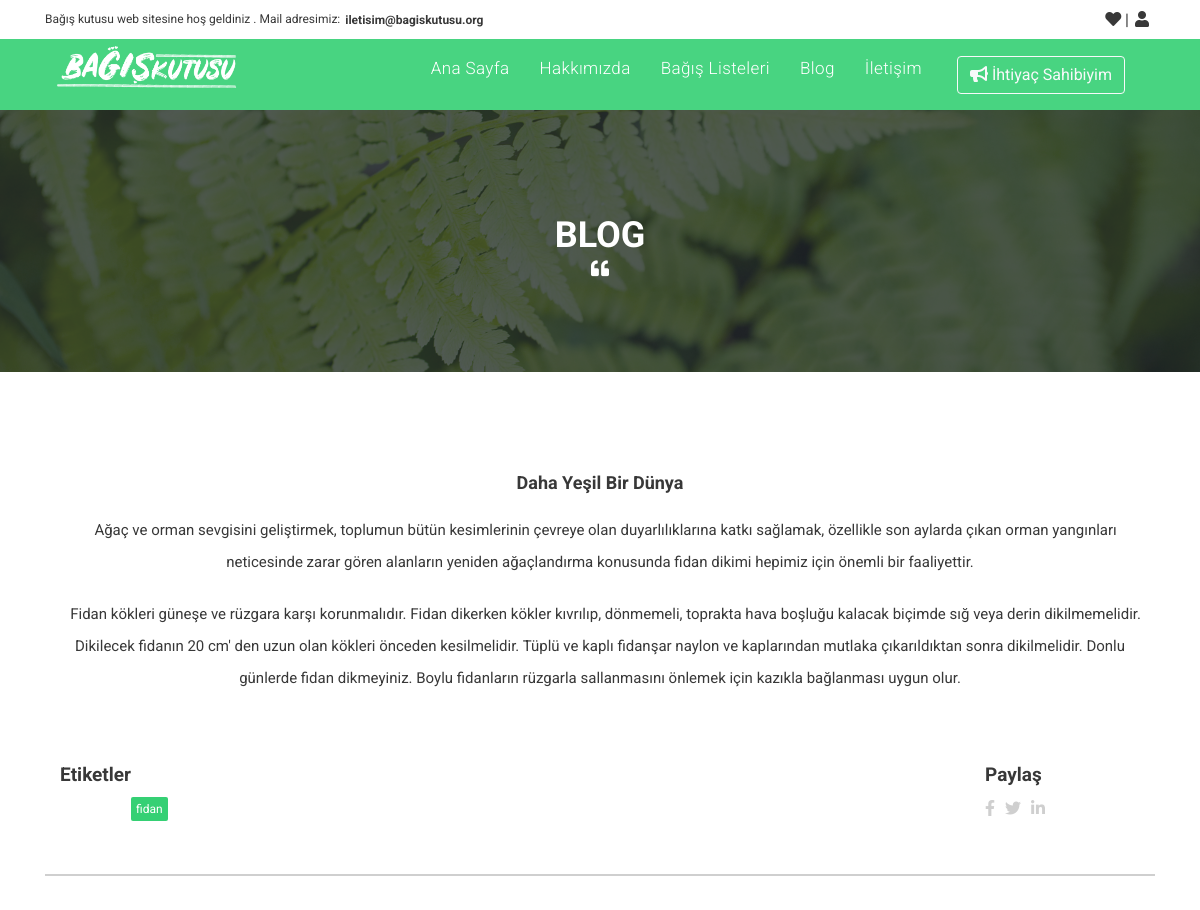
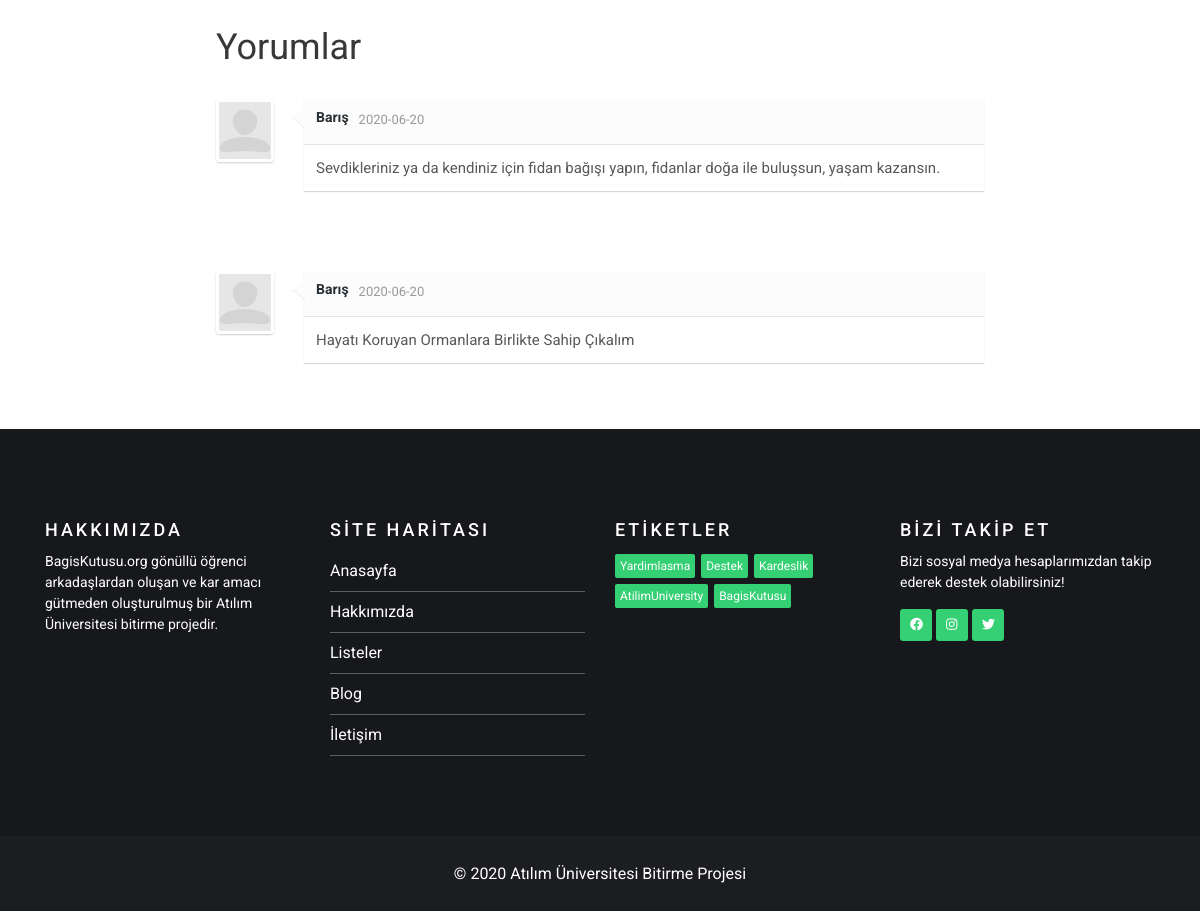
The page /blog/gucsuzler-yurdu-dernegi-daha-yesil-bir-dunya-158 on the database its author committed (2 pictures, top to bottom).
### tables this page shows
CREATE TABLE `blog` (
  `blogID` int(11) NOT NULL,
  `societID` int(11) NOT NULL,
  `tag` varchar(55) NOT NULL,
  `date` date NOT NULL DEFAULT current_timestamp(),
  `text` text NOT NULL,
  `title` varchar(100) NOT NULL,
  `blogLink` varchar(100) NOT NULL,
  `b_image` text NOT NULL
);

CREATE TABLE `comment` (
  `commentID` int(11) NOT NULL,
  `userID` int(11) NOT NULL,
  `blogID` int(11) NOT NULL,
  `comment` text NOT NULL,
  `date` date NOT NULL DEFAULT current_timestamp(),
  `commentIp` int(100) NOT NULL
);

CREATE TABLE `user` (
  `userID` int(11) NOT NULL,
  `userName` varchar(55) NOT NULL,
  `userMail` varchar(55) NOT NULL,
  `userPass` varchar(300) NOT NULL
);

### app/controller/blog.php (called while the page is built, shortened)
<?php
if(empty(url(1))){
   header('Refresh:0; url='.site_url('index'));
}else{
    $blogInfo = $db->select('blog')
                      ->where('blogLink',filterUrl(url(1)))
                      ->run(true);
      $commentList = $db->select('comment')
                ->join('user', '%s.userID = %s.userID')
                ->where('blogID',$blogInfo['blogID'])
                ->run();
}
require view('blog');
?>

### index.php (called while the page is built, shortened)
<?php
$_url = get('url');
$_url = array_filter(explode('/',$_url));
require controller($_url[0]);
?>

### app/classes/class.basicdb.php (called while the page is built, shortened)
<?php
class BasicDB extends \PDO
{
    private $sql;
    private $tableName;
    private $where;
    private $join;
    public function select($tableName)
    {
        $this->sql = 'SELECT * FROM `' . $tableName . '`';
        $this->tableName = $tableName;
        return $this;
    }
    public function where($column, $value = '', $mark = '=', $logical = '&&')
    {
        $this->where[] = array(
            $column,
            $value,
            $mark,
            $logical
        );
        return $this;
    }
    public function join($targetTable, $joinSql, $joinType = 'inner')
    {
        $this->join[] = ' ' . strtoupper($joinType) . ' JOIN ' . $targetTable . ' ON ' . sprintf($joinSql, $targetTable, $this->tableName);
        return $this;
    }
    public function run($single = false)
    {
        if ($this->join) {
            $this->sql .= implode(' ', $this->join);
            $this->join = null;
        }
        $query = $this->query($this->sql);
        if ($single){
            return $query->fetch(parent::FETCH_ASSOC);
        }
        else{
            return $query->fetchAll(parent::FETCH_ASSOC);
        }
    }
    private function get_where()
    {
        if (is_array($this->where) && count($this->where) > 0) {
            $this->sql .= ' WHERE ';
            $where = array();
            foreach ($this->where as $key => $arg) {
                if (strstr($arg[1], 'FIND_IN_SET')) {
                    $where[] = ($key > 0 ? $arg[3] : null) . $arg[1];
                } else {
                    $where[] = ($key > 0 ? $arg[3] : null) . ' `' . $arg[0] . '` ' . strtoupper($arg[2]) . ' ' . (strstr($arg[2], 'IN') ? '(' : '"') . $arg[1] . (strstr($arg[2], 'IN') ? ')' : '"');
                }
            }
            $this->sql .= implode(' ', $where);
            $this->where = null;
        }
    }
}

### app/helper/url.php (called while the page is built, shortened)
<?php
function filterUrl($str){
  return htmlspecialchars(trim($str));
}
function get($name){
  if (isset($_GET[$name])) {
      return filterUrl($_GET[$name]);
  }
  return false;
}
function url($index){
  global $_url;
  if (isset($_url[$index]))
    return $_url[$index];
  return false;
}
function asset_url($url = null){
  return url . '/assets/' .$url;
}
?>

### app/view/blog.php (the view, shortened to what this page needs)
       <div class="blog-page-back">
       <div class=" blog-page-text ">
            <div class="container">
                <h2 class="blog-page-txt">BLOG</h2>
            </div>
            <div class="list-img">
                <i class="fas fa-quote-left"></i>
            </div>
       </div>
    </div>
<div class="container blog-page-content">
  <div class="container blog-page"> <img  src="<?php echo asset_url('img/blog/').$blogInfo['b_image']; ?>" alt="" srcset="" ></div>
  <h3><?php echo $blogInfo['title']; ?></h3>
  <p><?php echo htmlspecialchars_decode($blogInfo['text']); ?></p>
    <div class="container">
        <div class="row">
            <div class="col-xl-10 col-lg-10 col-md-8 col-sm-8 col-8 etichet-blog">
                <h4>Etiketler</h4>
                    <div class="tags blog-tags">
                        <ul style="margin-top: 80px;">
                            <li><a href="#"> <?php echo $blogInfo['tag']; ?> </a></li>
                        </ul>
                </div>
            </div>
            <div class="col-xl-2 col-lg-2 col-md-4 col-sm-4 col-4 etichet-blog-left">
                <h4>Paylaş</h4>
                <div class="row">
                    <div class="col-xl-6 col-lg-6 col-md-4 col-sm-6 col-6 blog-share">
                        <a href="https://www.facebook.com/login.php?skip_api_login=1&api_key=966242223397117&signed_next=1&next=https%3A%2F%2Fwww.facebook.com%2Fsharer%2Fsharer.php%3Fu%3Dhttps%253A%252F%252Fbagiskutusu.org&cancel_url=https%3A%2F%2Fwww.facebook.com%2Fdialog%2Fclose_window%2F%3Fapp_id%3D966242223397117%26connect%3D0%23_%3D_&display=popup&locale=tr_TR"><i class="fab fa-facebook-f fb"></i></a>
                        <a href="https://twitter.com/intent/tweet?text=Ba%C4%9F%C4%B1%C5%9F%C3%A7%C4%B1%20ve%20kurumu%20bulu%C5%9Fturan%20adres&url=https://www.bagiskutusu.org"><i class="fab fa-twitter tw"></i></a>
                        <a href=""><i class="fab fa-linkedin-in in"></i></a>
                   </div>
                </div>
            </div>
        </div>
    </div>
    <div class="blog-border"></div>
<div class="comments-container">
    <h1>Yorumlar</h1>
    <?php if($commentList){
            foreach ($commentList as $value) { ?>
    <ul id="comments-list" class="comments-list">
        <li>
            <div class="comment-main-level">
                <div class="comment-avatar"><img src="<?php echo asset_url("/img/avatar.jpg"); ?>" alt=""></div>
                <div class="comment-box">
                    <div class="comment-head">
                        <h6 class="comment-name"><?= $value['userName']; ?></h6>
                       <span><?= $value['date']; ?></span>
                    </div>
                    <div class="comment-content">
                        <?= $value['comment']; ?>
                    </div>
                </div>
            </div>
    </ul>
    <?php }} ?>
</div>
</div>

### rows shown on the page
blog: title "Daha Yeşil Bir Dünya", text "Ağaç ve orman sevgisini geliştirmek, toplumun bütün kesimlerinin çevreye olan duyarlılıklarına katkı sağlamak, özellikle son aylarda çıkan orman yangınları neticesinde zarar gören alanların yeniden ağaçlandırma konusunda fidan dikimi hepimiz için önemli bir faaliyettir. Fidan kökleri güneşe ve rüzgara karşı korunmalıdır. Fidan dikerken kökler kıvrılıp, dönmemeli, toprakta hava boşluğu kalacak biçimde sığ veya derin dikilmemelidir. Dikilecek fidanın 20 cm' den uzun olan kökleri önceden kesilmelidir. Tüplü ve kaplı fidanşar naylon ve kaplarından mutlaka çıkarıldıktan sonra dikilmelidir. Donlu günlerde fidan dikmeyiniz. Boylu fidanların rüzgarla sallanmasını önlemek için kazıkla bağlanması…", tag "fidan"
comment: userID.userName "Barış", date "2020-06-20", comment "Sevdikleriniz ya da kendiniz için fidan bağışı yapın, fidanlar doğa ile buluşsun, yaşam kazansın."
comment: userID.userName "Barış", date "2020-06-20", comment "Hayatı Koruyan Ormanlara Birlikte Sahip Çıkalım"
